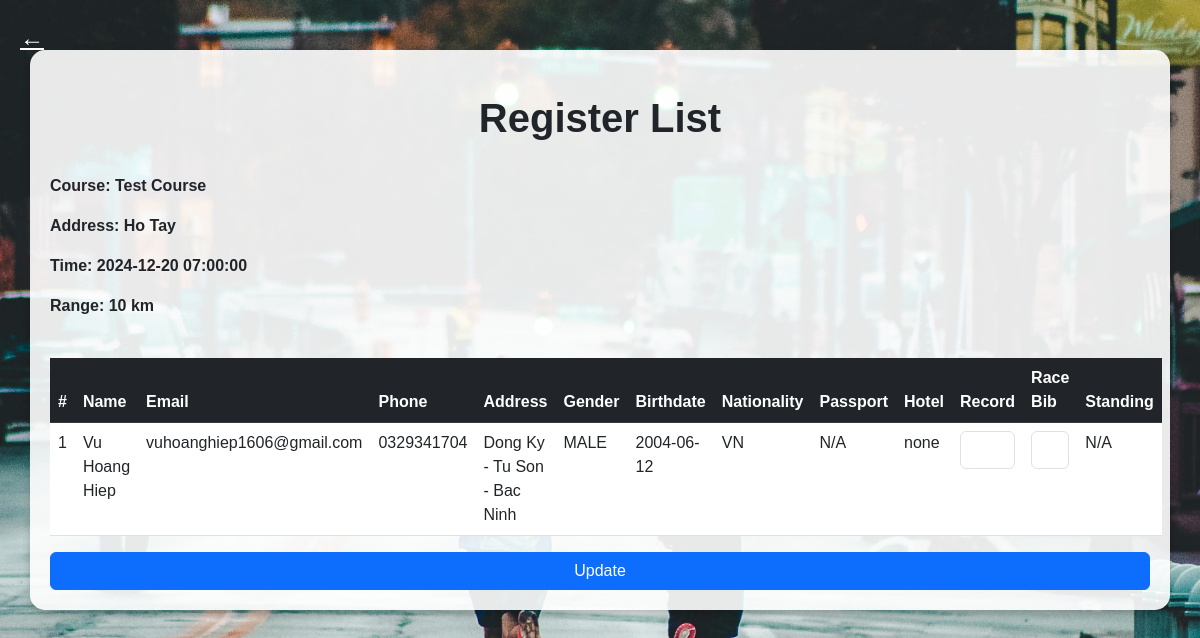
Page /admin/course.php?id=2 (signed in) on the committed database.
### tables this page shows
CREATE TABLE `course` (
  `id` int(11) NOT NULL,
  `name` text NOT NULL,
  `address` text NOT NULL,
  `time` datetime NOT NULL,
  `ranges` varchar(255) NOT NULL,
  `image` text NOT NULL
);

CREATE TABLE `register` (
  `name` text NOT NULL,
  `email` varchar(255) NOT NULL,
  `birthdate` date NOT NULL,
  `passport` varchar(255) DEFAULT NULL,
  `gender` varchar(255) NOT NULL,
  `nationality` varchar(255) NOT NULL,
  `address` text NOT NULL,
  `phone` varchar(255) NOT NULL,
  `racebib` varchar(255) DEFAULT NULL,
  `hotel` varchar(255) DEFAULT NULL,
  `record` time DEFAULT NULL,
  `standing` int(11) DEFAULT NULL,
  `course_id` int(11) NOT NULL
);

### lib/DB.php (called while the page is built, shortened)
<?php
class DB{
    private $host="localhost";
    private $user="root";
    private $pass="";
    private $db="marathon";
    public function __construct(){
        $this->conn=new mysqli($this->host,$this->user,$this->pass,$this->db);
    }
}

### lib/AD.php (called while the page is built, shortened)
<?php
class AD {
    private $db;
    public function __construct() {
        $this->db = new DB();
    }
    public function getCourse($id) {
        $sql = "SELECT * FROM course WHERE id = $id";
        $result = $this->db->conn->query($sql);
        $course = $result->fetch_assoc();
        $sql = "SELECT * FROM register WHERE course_id = $id";
        $result = $this->db->conn->query($sql);
        $registers = [];
        while ($register = $result->fetch_assoc()) {
            $registers[] = $register;
        }
        $course["register"] = $registers;
        return $course;
    }
}
?>

### admin/course.php (the view, shortened to what this page needs)
<?php
$ad = new AD();
$course = $ad->getCourse($_GET["id"]);
?>
<!DOCTYPE html>
<html lang="en">
<head>
    <link href="https://cdn.jsdelivr.net/npm/bootstrap@5.3.0-alpha3/dist/css/bootstrap.min.css" rel="stylesheet">
</head>
<body>
    <a href="index.php" class="back-button">&larr;</a>
    <div class="container">
        <div class="text-center">
            <h1 class="text-dark fw-bold mt-4">Register List</h1>
        </div>
        <br>
        <p class="text-dark fw-bold">Course: <?php echo $course["name"]; ?></p>
        <p class="text-dark fw-bold">Address: <?php echo $course["address"]; ?></p>
        <p class="text-dark fw-bold">Time: <?php echo $course["time"]; ?></p>
        <p class="text-dark fw-bold">Range: <?php echo $course["ranges"]; ?> km</p>
        <br>
        <div class="table-container mx-auto">
            <form method="post" action="course.php?id=<?php echo $course["id"]; ?>">
            <table class="table table-hover">
                <thead class="table-dark">
                    <tr>
                        <th>#</th>
                        <th>Name</th>
                        <th>Email</th>
                        <th>Phone</th>
                        <th>Address</th>
                        <th>Gender</th>
                        <th>Birthdate</th>
                        <th>Nationality</th>
                        <th>Passport</th>
                        <th>Hotel</th>
                        <th>Record</th>
                        <th>Race Bib</th>
                        <th>Standing</th>
                    </tr>
                </thead>
                <tbody>
                    <?php $i = 1; ?>
                    <?php foreach ($course["register"] as $register): ?>
                    <tr>
                        <td><?php echo $i++; ?></td>
                        <td><?php echo $register["name"]; ?></td>
                        <td><?php echo $register["email"]; ?></td>
                        <td><?php echo $register["phone"]; ?></td>
                        <td><?php echo $register["address"]; ?></td>
                        <td><?php echo strtoupper($register['gender']); ?></td>
                        <td><?php echo $register["birthdate"]; ?></td>
                        <td><?php echo strtoupper($register['nationality']); ?></td>
                        <td><?php echo $register["passport"]? $register["passport"] : 'N/A'; ?></td>
                        <td><?php echo $register["hotel"]? $register["hotel"] : 'N/A'; ?></td>
                        <td style="width:10%"><input type="text" class="form-control" name="record_<?php echo explode('@', $register["email"])[0]; ?>" value="<?php echo $register["record"] ?? ''; ?>" style="width:100%"></td>
                        <td style="width:10%"><input type="text" class="form-control" name="racebib_<?php echo explode('@', $register["email"])[0]; ?>" value="<?php echo $register["racebib"] ?? ''; ?>" style="width:100%"></td>
                        <td><?php echo $register["standing"] ?? 'N/A'; ?></td>
                    </tr>
                    <?php endforeach; ?>
                </tbody>
            </table>
            <input type="submit" class="btn btn-primary w-100" value="Update">
            </form>
        </div>
    </div>
</body>
</html>

### admin/course.php (style rules this page uses)
body { background: url('../images/list_back.png') no-repeat center center fixed; background-size: cover; font-family: Arial, sans-serif; }
.container { background: rgba(255, 255, 255, 0.9); padding: 20px; border-radius: 15px; box-shadow: 0 4px 8px rgba(0, 0, 0, 0.2); margin-top: 50px; }
.back-button { position: absolute; top: 20px; left: 20px; font-size: 24px; color: #fff; }

### rows in the picture
course: name "Test Course", address "Ho Tay", time "2024-12-20 07:00:00", ranges "10"
register: name "Vu Hoang Hiep", email "vuhoanghiep1606@gmail.com", phone "0329341704", address "Dong Ky - Tu Son - Bac Ninh", gender "MALE", birthdate "2004-06-12", nationality "VN", shows "N/A", hotel "none", standing "N/A"
